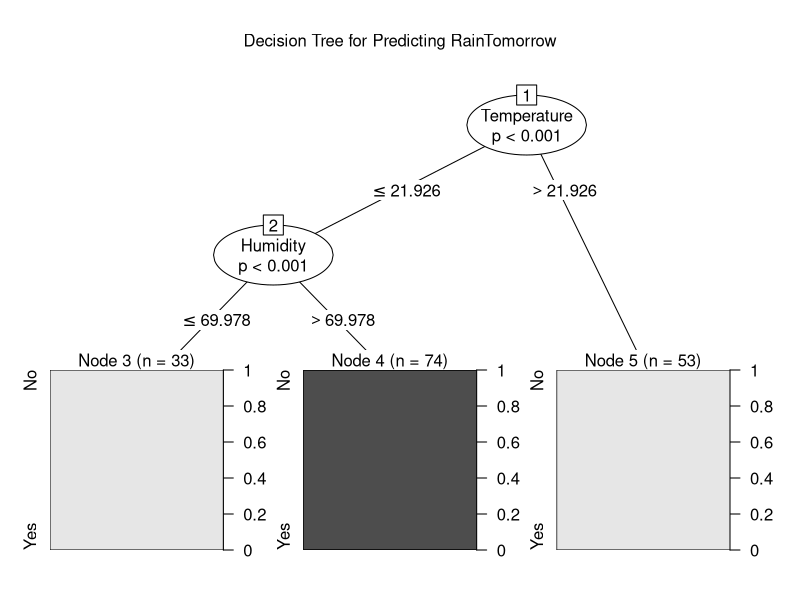

Write the R code that produced this figure.
# Load required libraries
library(partykit)
library(caTools)

# Set seed for reproducibility
set.seed(123)

# Create a sample weather dataset with some correlation
weatherdata <- data.frame(
  Temperature = rnorm(200, mean = 20, sd = 5),       # Random temperatures around 20 degrees
  Humidity = rnorm(200, mean = 75, sd = 10),         # Random humidity percentages around 75%
  WindSpeed = rnorm(200, mean = 10, sd = 3),         # Random wind speeds around 10 km/h
  RainToday = sample(c("Yes", "No"), 200, replace = TRUE)  # Random yes/no for rain today
)

# Create RainTomorrow with some dependency on Humidity and Temperature
weatherdata$RainTomorrow <- with(weatherdata, ifelse(Humidity > 70 & Temperature < 22, "Yes", "No"))
weatherdata$RainTomorrow <- as.factor(weatherdata$RainTomorrow)

# Convert RainToday to a factor as well
weatherdata$RainToday <- as.factor(weatherdata$RainToday)

# Split the data into training and testing sets
sample <- sample.split(weatherdata$Temperature,SplitRatio=0.8)
train <- subset(weatherdata,sample==TRUE)
test <- subset(weatherdata,sample==FALSE)

# Ensure 'RainTomorrow' is a factor (target variable)
train$RainTomorrow <- as.factor(train$RainTomorrow)
test$RainTomorrow <- as.factor(test$RainTomorrow)

# Build the decision tree model
control <- ctree_control(mincriterion = 0.95, minsplit = 10) # Adjust control for better splitting
model <- ctree(RainTomorrow ~ Temperature + Humidity + WindSpeed + RainToday, data = train, control = control)

# Plot the decision tree
plot(model, main = "Decision Tree for Predicting RainTomorrow")

# Make predictions on the test set
predict_model <- predict(model, newdata = test)

# Create a confusion matrix
mat <- table(test$RainTomorrow, predict_model)
print("Confusion Matrix:")
print(mat)

# Calculate accuracy
accuracy <- sum(diag(mat)) / sum(mat)
print(paste("Accuracy:", round(accuracy * 100, 2), "%"))
